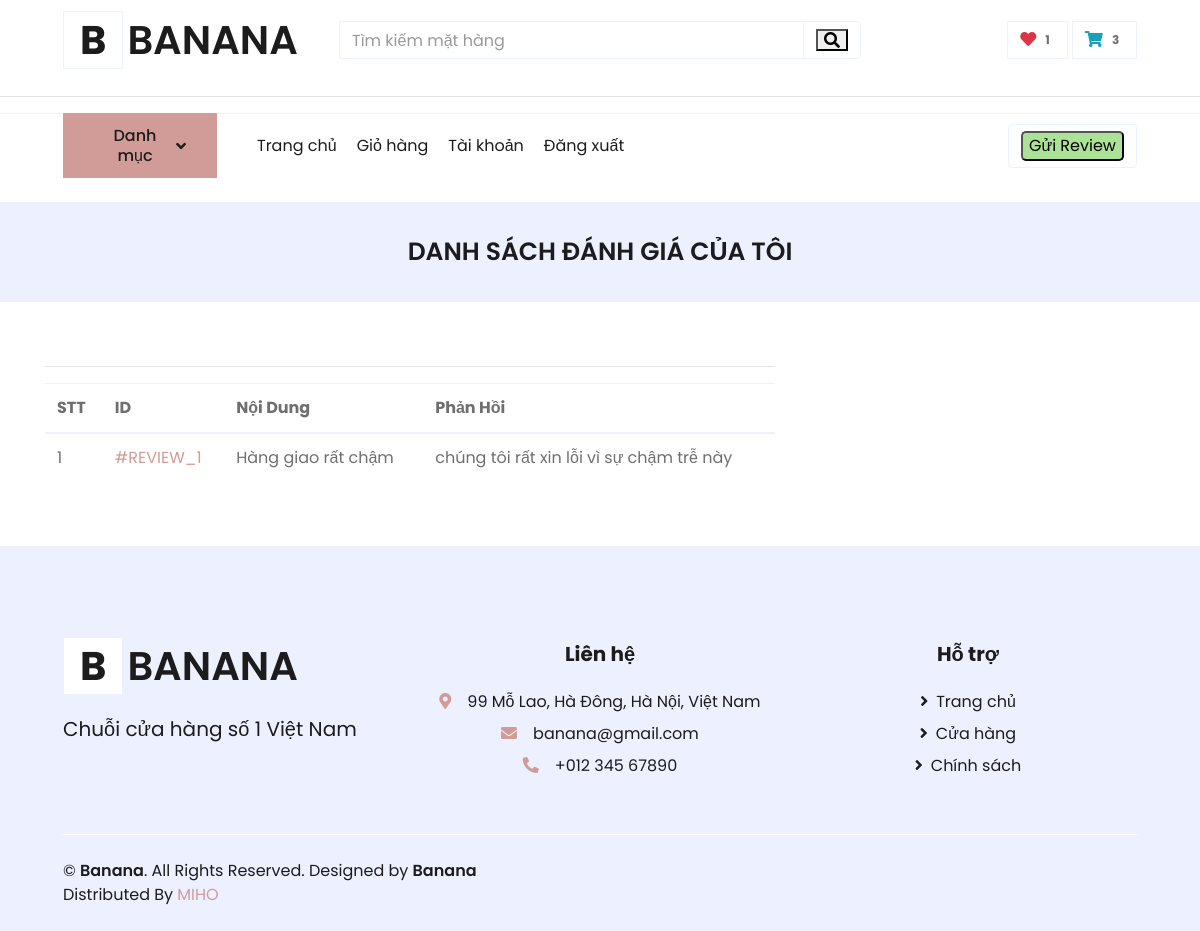
The app's page /reviewlist/ (signed in) with its own data.
### ecomapp/models.py (models this page shows, shortened)
class Account(models.Model):
    id = models.AutoField(db_column='ID', primary_key=True)  # Field name made lowercase.
    user = models.OneToOneField(User, on_delete=models.CASCADE,  null=True)
    date_create = models.DateField(db_column='Date_created', blank=True, null=True)
    class Meta:
        db_table = 'account'

class Users(models.Model):
    id = models.AutoField(db_column='ID', primary_key=True)  # Field name made lowercase.
    dateofbirth = models.DateField(db_column='DateOfBirth', blank=True, null=True)  # Field name made lowercase.
    gender = models.CharField(db_column='Gender', max_length=255, blank=True, null=True)  # Field name made lowercase.
    accountid = models.OneToOneField('Account', models.CASCADE, db_column='AccountID', blank=True, null=True)
    contactinfoid = models.OneToOneField('ContactInfo', models.CASCADE, db_column='ContactInfoID', blank=True, null=True)
    fullnameid = models.OneToOneField('FullName', models.CASCADE, db_column='FullNameID', blank=True, null=True)
    addressid = models.OneToOneField('Address', models.CASCADE, db_column='AddressID', blank=True, null=True)
    is_active = models.BooleanField(db_column='IsAcitve', default= True)
    class Meta:
        db_table = 'users'

class Customer(models.Model):
        id = models.AutoField(db_column='ID', primary_key=True)  # Field name made lowercase.
        userid = models.OneToOneField("Users", models.CASCADE, db_column='CustomerID', blank=True, null=True)
        typecustomer = models.CharField(db_column='TypeCustomer', max_length=255, blank=True, null=True)
        class Meta:
            db_table = 'customer'
        @property
        def count_item_cart(self):
            if Shoppingcart.objects.filter(customerid = self.id) ==None:
                return 0
            else:
                cart = Shoppingcart.objects.get(customerid = self.id)
                count = 0
                if Cartline.objects.filter(shoppingcartid  =cart) ==  None:
                    return 0
                else:
                    cartlinelist = Cartline.objects.filter(shoppingcartid  =cart)
                    for cartline in cartlinelist:
                        count+=1
                    return count
        @property
        def count_wishline(self):
            if Wishlist.objects.filter(customerid = self.id) ==None:
                return 0
            else:
                wishlist = Wishlist.objects.get(customerid = self.id)
                count = 0
                if Wishlistline.objects.filter(wishlistid  = wishlist) ==  None:
                    return 0
                else:
                    wishlinelist = Wishlistline.objects.filter(wishlistid  =wishlist)
                    for wishline in wishlinelist:
                        count+=1
                    return count

class Wishlist(models.Model):
    id = models.AutoField(db_column='ID', primary_key=True)  # Field name made lowercase.
    customerid = models.ForeignKey(Customer, models.CASCADE, db_column='CustomerID')  # Field name made lowercase.
    class Meta:
        db_table = 'wishlist'

class Shoppingcart(models.Model):
    id = models.AutoField(db_column='ID', primary_key=True)  # Field name made lowercase.
    customerid = models.ForeignKey(Customer, models.CASCADE, db_column='CustomerID')  # Field name made lowercase.
    class Meta:
        db_table = 'shoppingcart'

class Customerreview(models.Model):
    id = models.AutoField(db_column='ID', primary_key=True)  # Field name made lowercase.
    customerid = models.ForeignKey(Customer, models.CASCADE, db_column='CustomerID')  # Field name made lowercase.
    content = models.CharField(db_column='Content', max_length=255, blank=True, null=True)  # Field name made lowercase.
    reviewtime = models.TimeField(db_column='ReviewTime', blank=True, null=True)  # Field name made lowercase.
    isReply = models.BooleanField(default=False)
    class Meta:
        db_table = 'customerreview'

class Reviewreply(models.Model):
    id = models.AutoField(db_column='ID', primary_key=True)  # Field name made lowercase.
    message = models.CharField(db_column='Message', max_length=255, blank=True, null=True)  # Field name made lowercase.
    time = models.DateField(db_column='Time', blank=True, null=True)  # Field name made lowercase.
    customerreviewid = models.ForeignKey(Customerreview, models.CASCADE, db_column='CustomerreviewID', blank=True, null=True)  # Field name made lowercase.
    staffid = models.ForeignKey('Staffs', models.CASCADE, db_column='SalesStaffUsersID')  # Field name made lowercase.
    class Meta:
        db_table = 'reviewreply'

### ecomapp/views.py (the view)
# urls.py: path("reviewlist/", ReviewListView.as_view(), name="reviewlist"),
class ReviewListView(TemplateView):
    template_name = "reviewlist.html"
    def get_context_data(self, **kwargs):
        context = super().get_context_data(**kwargs)
        customer = Customer.objects.get(userid__accountid = self.request.user.account)
        reviews = Customerreview.objects.filter(customerid = customer)
        context['reviews'] = reviews
        return context

### templates/reviewlist.html (shortened to what this page needs)
{% extends 'base.html' %}
{% block content %}
<div class="container-fluid bg-secondary mb-5">
        <div class="d-flex flex-column align-items-center justify-content-center" style="min-height: 100px">
            <h1 class="font-weight-semi-bold text-uppercase mb-3" style = "font-size: 25px">Danh Sách Đánh Giá Của Tôi</h1>
        </div>
</div>
<div class="container">
    <div class="row">
        <div class="col-md-8">
            <hr>
            <table class="table">
                <thead>
                    <tr>
                        <th>STT</th>
                        <th>ID</th>
                        <th>Nội Dung</th>
                        <th>Phản Hồi</th>
                    </tr>
                </thead>
                <tbody>
                    {% for review in reviews %}
                    <tr>
                        <td>{{forloop.counter}}</td>
                        <td><a href="">#REVIEW_{{review.id}}</a></td>
                        <td>{{review.content}}</td>
                        <td>{{review.reviewreply_set.all.last.message}}</td>
                    </tr>
                    {% endfor %}
                </tbody>
            </table>
        </div>
    </div>
</div>
{% endblock %}

### templates/base.html (shortened to what this page needs)
<!DOCTYPE html>
<html lang="en">
{% load static %}
<head>
    <link rel="stylesheet" href="https://stackpath.bootstrapcdn.com/bootstrap/4.5.2/css/bootstrap.min.css">
    <link rel="stylesheet" type="text/css" href="{% static 'css/style.css' %}">
    <link href="https://cdnjs.cloudflare.com/ajax/libs/font-awesome/5.10.0/css/all.min.css" rel="stylesheet">
    <link href="https://cdnjs.cloudflare.com/ajax/libs/font-awesome/5.10.0/css/all.min.css" rel="stylesheet">
    <link href="{%static 'css/ol.css' %}" rel="stylesheet">
</head>
<body style="">
    <div class="container-fluid" >
        <div class="row align-items-center py-3 px-xl-5">
            <div class="col-lg-3 d-none d-lg-block">
                <a href="{% url 'ecomapp:home' %}" class="text-decoration-none">
                    <h1 class="m-0 display-5 font-weight-semi-bold"><span class=" font-weight-bold border px-3 mr-1" style = "background-color:white;">B</span>BANANA</h1>
                </a>
            </div>
            <div class="col-lg-6 col-6 text-left">
                <form action="{% url 'ecomapp:search' %}" method="GET">
                    <div class="input-group">
                        <input type="text" name="keyword" class="form-control" placeholder="Tìm kiếm mặt hàng">
                        <div class="input-group-append">
                            <span class="input-group-text bg-transparent text-primary">
                                <button class="fa fa-search" type="submit" ></button>
                            </span>
                        </div>
                    </div>
                </form>
            </div>
            <div class="col-lg-3 col-6 text-right">
                <a href="{% url 'ecomapp:wishlist' %}" class="btn border">
                    <i class="fas fa-heart text-danger" ></i>
                    {% if request.user.account == None%}
                        <span class="badge">0</span>
                    {% else %}
                        <span class="badge">{{request.user.account.users.customer.count_wishline}}</span>
                    {% endif %}
                </a>
                <a href="{% url 'ecomapp:mycart' %}" class="btn border" style = "background-color:white;">
                    <i class="fas fa-shopping-cart text-info" ></i>
                    {% if request.user.account == None%}
                        <span class="badge">0</span>
                    {% else %}
                        <span class="badge">{{request.user.account.users.customer.count_item_cart}}</span>
                    {% endif %}
                </a>
            </div>
        </div>
    </div>
    <hr>
    <div class="container-fluid" >
        <div class="row border-top px-xl-5" >
            <div class="col-lg-2 d-none d-lg-block">
                <a class="btn shadow-none d-flex align-items-center justify-content-between bg-primary text-white w-100" data-toggle="collapse" href="#navbar-vertical" style="height: 65px; margin-top: -1px; padding: 0 30px;">
                    <h6 class="m-0">Danh mục</h6>
                    <i class="fa fa-angle-down text-dark"></i>
                </a>
            </div>
            <div class="col-lg-10">
                <nav class="navbar navbar-expand-lg bg-light navbar-light py-3 py-lg-0 px-0">
                    <div class="collapse navbar-collapse justify-content-between" id="navbarCollapse">
                        <div class="navbar-nav mr-auto py-0">
                            <a href="{% url 'ecomapp:home' %}" class="nav-item nav-link">Trang chủ</a>
                            <a href="{% url 'ecomapp:mycart' %}" class="nav-item nav-link">Giỏ hàng</a>
                            {% if request.user.account == None %}
                                <a class="nav-item nav-link" href="{% url 'ecomapp:customerregistration' %}">Đăng kí</a>
                                <a class="nav-item nav-link" href="{% url 'ecomapp:customerlogin' %}">Đăng nhập</a>
                            {% else %}
                                <a class="nav-item nav-link" href="{% url 'ecomapp:customerprofile' %}">Tài khoản</a>
                                <a class="nav-item nav-link" href="{% url 'ecomapp:customerlogout' %}">Đăng xuất</a>
                            {% endif %}
                        </div>
                        <div class="navbar-nav ml-auto py-0">
                        <form class="form-inline my-2 my-lg-0" action="{% url 'ecomapp:review' %}">
                            <span class="input-group-text bg-transparent text-primary">
                                <button type="submit" style="background-color: #ACE296; border-radius: 5px;">Gửi Review</button>
                            </span>
                        </form>
                        </div>
                    </div>
                </nav>
            </div>
        </div>
    </div>
    <br>
    {% block content %}
    {% endblock %}
    <div class="container-fluid bg-secondary text-dark mt-5 pt-5">
        <div class="row px-xl-5 pt-5">
            <div class="col-lg-4 col-md-12 mb-5 pr-3 pr-xl-5">
                <a href="" class="text-decoration-none">
                    <h1 class="m-0 display-5 font-weight-semi-bold"><span class=" font-weight-bold border px-3 mr-1" style = "background-color:white;">B</span>BANANA</h1>
                </a>
                <br>
                <p style = "font-size:20px;">Chuỗi cửa hàng số 1 Việt Nam</p>
            </div>
            <div class="col-lg-8 col-md-12">
                <div class="row">
                    <div class="col-md-6 mb-5" style = " text-align: center;">
                        <h5 class="font-weight-bold text-dark mb-4">Liên hệ</h5>
                        <div class="d-flex flex-column justify-content-start">
                             <p class="mb-2"><i class="fa fa-map-marker-alt text-primary mr-3"></i>99 Mỗ Lao, Hà Đông, Hà Nội, Việt Nam</p>
                            <p class="mb-2"><i class="fa fa-envelope text-primary mr-3"></i>banana@gmail.com</p>
                            <p class="mb-0"><i class="fa fa-phone-alt text-primary mr-3"></i>+012 345 67890</p>
                        </div>
                    </div>
                    <div class="col-md-6 mb-5" style = " text-align: center;">
                        <h5 class="font-weight-bold text-dark mb-4">Hỗ trợ</h5>
                        <div class="d-flex flex-column justify-content-start">
                            <a class="text-dark mb-2" href=""><i class="fa fa-angle-right mr-2"></i>Trang chủ</a>
                            <a class="text-dark mb-2" href=""><i class="fa fa-angle-right mr-2"></i>Cửa hàng</a>
                            <a class="text-dark mb-2" href=""><i class="fa fa-angle-right mr-2"></i>Chính sách</a>
                        </div>
                    </div>
                </div>
            </div>
        </div>
        <div class="row border-top border-light mx-xl-5 py-4">
            <div class="col-md-6 px-xl-0">
                <p class="mb-md-0 text-center text-md-left text-dark">
                    &copy; <a class="text-dark font-weight-semi-bold" href="#">Banana</a>. All Rights Reserved. Designed
                    by
                    <a class="text-dark font-weight-semi-bold" href="https://htmlcodex.com">Banana</a><br>
                    Distributed By <a href="https://themewagon.com" target="_blank">MIHO</a>
                </p>
            </div>
            <div class="col-md-6 px-xl-0 text-center text-md-right">
            </div>
        </div>
    </div>
</body>
</html>

### records on screen
Customerreview: id "1", content "Hàng giao rất chậm", reviewreply_set.all.last.message "chúng tôi rất xin lỗi vì sự chậm trễ này"

### other values on screen
{{ request.user.account.users.customer.count_wishline }} "1"
{{ request.user.account.users.customer.count_item_cart }} "3"
